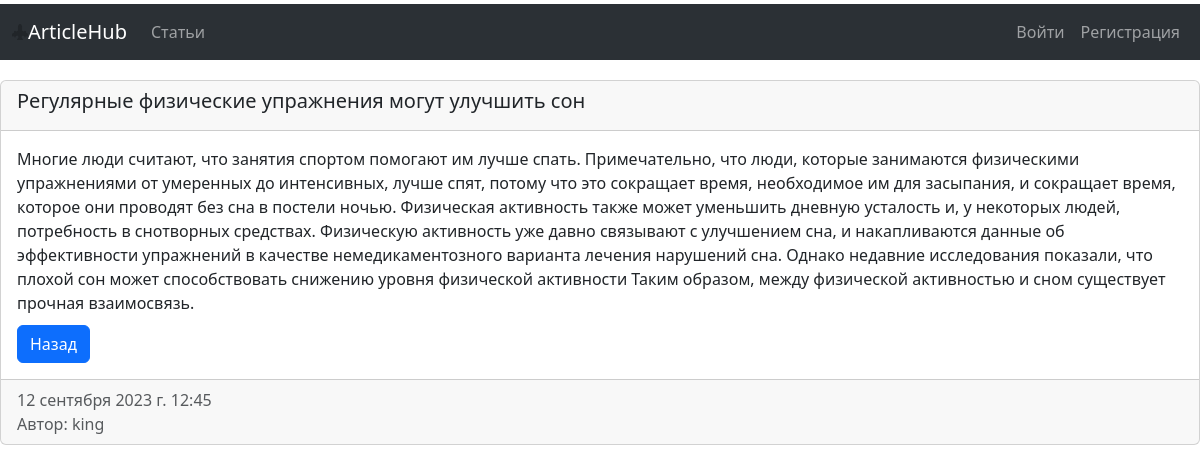
The page /post/8/ on the database its author committed.
### blog_app/models.py (models this page shows, shortened)
class Post(models.Model):
    title = models.CharField(max_length=250)
    content = models.TextField()
    publish = models.DateTimeField(auto_now_add=True)
    author = models.ForeignKey(User, on_delete=models.CASCADE)

### blog_app/views.py (the view)
# urls.py: path('post/<int:post_id>/', views.single_post, name='single_post'),
def single_post(request, post_id):
    post = get_object_or_404(Post, pk=post_id)
    if request.method == 'POST':
        if post.author != request.user:
            return HttpResponseForbidden("Вы не являетесь автором этого поста.")
        post.delete()
        return redirect('home')
    context = {
        'post': post,
        'title': post.title
    }
    return render(request, 'blog_app/single_post.html', context)

### blog_app/templates/blog_app/single_post.html (shortened to what this page needs)
﻿{% extends 'blog_app/base.html' %}
{% block content %}
    <div class="card">
      <div class="card-header">
        <h5 class="card-title">{{ post.title }}</h5>
      </div>
      <div class="card-body justify-content-start">
        <p class="card-text">{{ post.content }}</p>
        <a href="{% url 'home' %}" class="btn btn-primary">Назад</a>
      </div>
      <div class="card-footer text-body-secondary">
        {{ post.publish }}
        <p class="card-text author-text">Автор: {{ post.author.username }}</p>
      </div>
    </div>
{% endblock content %}

### static/css/main.css (style rules this page uses)
.card-header { height: 50px; overflow: hidden; text-overflow: ellipsis; white-space: nowrap; }
.card-text { margin-bottom: 10px; }
.author-text { margin-right: 10px !important; }

### rows shown on the page
Post: title "Регулярные физические упражнения могут улучшить сон", content "Многие люди считают, что занятия спортом помогают им лучше спать. Примечательно, что люди, которые занимаются физическими упражнениями от умеренных до интенсивных, лучше спят, потому что это сокращает время, необходимое им для засыпания, и сокращает время, которое они проводят без сна в постели ночью. Физическая активность также может уменьшить дневную усталость и, у некоторых людей, потребность в снотворных средствах. Физическую активность уже давно связывают с улучшением сна, и накапливаются данные об эффективности упражнений в качестве немедикаментозного варианта лечения нарушений сна. Однако недавние исследования показали, что плохой сон может способствовать снижению уровня физической…", publish "12 сентября 2023 г. 12:45", author.username "king"
